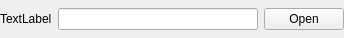
<?xml version="1.0" encoding="UTF-8"?>
<ui version="4.0">
 <class>Form</class>
 <widget class="QWidget" name="Form">
  <property name="geometry">
   <rect>
    <x>0</x>
    <y>0</y>
    <width>344</width>
    <height>38</height>
   </rect>
  </property>
  <property name="sizePolicy">
   <sizepolicy hsizetype="Preferred" vsizetype="Fixed">
    <horstretch>0</horstretch>
    <verstretch>0</verstretch>
   </sizepolicy>
  </property>
  <property name="minimumSize">
   <size>
    <width>0</width>
    <height>38</height>
   </size>
  </property>
  <property name="maximumSize">
   <size>
    <width>16777215</width>
    <height>38</height>
   </size>
  </property>
  <property name="windowTitle">
   <string>Form</string>
  </property>
  <layout class="QHBoxLayout" name="horizontalLayout">
   <property name="margin">
    <number>0</number>
   </property>
   <item>
    <widget class="QLabel" name="label">
     <property name="text">
      <string>TextLabel</string>
     </property>
    </widget>
   </item>
   <item>
    <widget class="QLineEdit" name="lineEdit"/>
   </item>
   <item>
    <widget class="QPushButton" name="pushButton">
     <property name="maximumSize">
      <size>
       <width>16777215</width>
       <height>16777215</height>
      </size>
     </property>
     <property name="text">
      <string>Open</string>
     </property>
    </widget>
   </item>
  </layout>
 </widget>
 <resources/>
 <connections/>
</ui>
